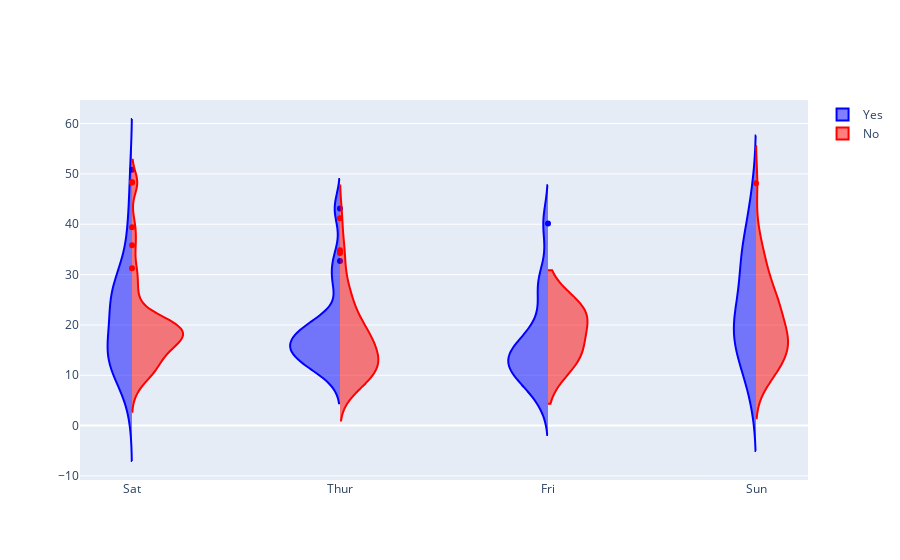

Notebook code for this chart:
### Code cell
# Multiple plots
px.violin(df_tips, y="tip", x="smoker", color="sex", box=True, points="all",
          hover_data=df_tips.columns)

# Morph left and right sides based on if the customer smokes
fig = go.Figure()
fig.add_trace(go.Violin(x=df_tips['day'][ df_tips['smoker'] == 'Yes' ],
                        y=df_tips['total_bill'][ df_tips['smoker'] == 'Yes' ],
                        legendgroup='Yes', scalegroup='Yes', name='Yes',
                        side='negative',
                        line_color='blue'))
fig.add_trace(go.Violin(x=df_tips['day'][ df_tips['smoker'] == 'No' ],
                        y=df_tips['total_bill'][ df_tips['smoker'] == 'No' ],
                        legendgroup='Yes', scalegroup='Yes', name='No',
                        side='positive',
                        line_color='red'))

### Figure 1 — Plotly figure (JSON) as saved in the notebook; plotly's stock layout.template omitted (floating-point values rounded to 4 significant figures; data arrays with more than 128 entries replaced by an {"elided": "..."} marker saying what was removed)
{"data": [{"legendgroup": "Yes", "line": {"color": "blue"}, "name": "Yes", "scalegroup": "Yes", "side": "negative", "type": "violin", "x": ["Sat", "Sat", "Sat", "Sat", "Sat", "Sat", "Sat", "Sat", "Sat", "Sat", "Sat", "Thur", "Thur", "Fri", "Fri", "Fri", "Fri", "Fri", "Fri", "Fri", "Fri", "Fri", "Sat", "Sat", "Sat", "Sat", "Sat", "Sat", "Thur", "Sun", "Sat", "Sat", "Sat", "Sat", "Sun", "Sun", "Sun", "Sun", "Sun", "Sun", "Sun", "Sun", "Sun", "Sun", "Sun", "Sun", "Sun", "Sun", "Sun", "Sun", "Sun", "Sun", "Thur", "Thur", "Thur", "Thur", "Thur", "Thur", "Thur", "Thur", "Thur", "Thur", "Thur", "Thur", "Thur", "Thur", "Sat", "Sat", "Sat", "Sat", "Sat", "Sat", "Sat", "Sat", "Sat", "Sat", "Sat", "Sat", "Sat", "Fri", "Fri", "Fri", "Fri", "Fri", "Fri", "Sat", "Sat", "Sat", "Sat", "Sat", "Sat", "Sat", "Sat"], "y": [38.01, 11.24, 20.29, 13.81, 11.02, 18.29, 3.07, 15.01, 26.86, 25.28, 17.92, 19.44, 32.68, 28.97, 5.75, 16.32, 40.17, 27.28, 12.03, 21.01, 11.35, 15.38, 44.3, 22.42, 15.36, 20.49, 25.21, 14.31, 16, 17.51, 10.59, 10.63, 50.81, 15.81, 7.25, 31.85, 16.82, 32.9, 17.89, 14.48, 9.6, 34.63, 34.65, 23.33, 45.35, 23.17, 40.55, 20.9, 30.46, 18.15, 23.1, 15.69, 19.81, 28.44, 15.48, 16.58, 10.34, 43.11, 13, 13.51, 18.71, 12.74, 13, 16.4, 20.53, 16.47, 26.59, 38.73, 24.27, 12.76, 30.06, 25.89, 13.27, 28.17, 12.9, 28.15, 11.59, 7.74, 30.14, 12.16, 13.42, 8.58, 13.42, 16.27, 10.09, 22.12, 24.01, 15.69, 15.53, 12.6, 32.83, 27.18, 22.67]}, {"legendgroup": "Yes", "line": {"color": "red"}, "name": "No", "scalegroup": "Yes", "side": "positive", "type": "violin", "x": {"elided": "151 str values"}, "y": {"elided": "151 float values"}}], "layout": {}}
